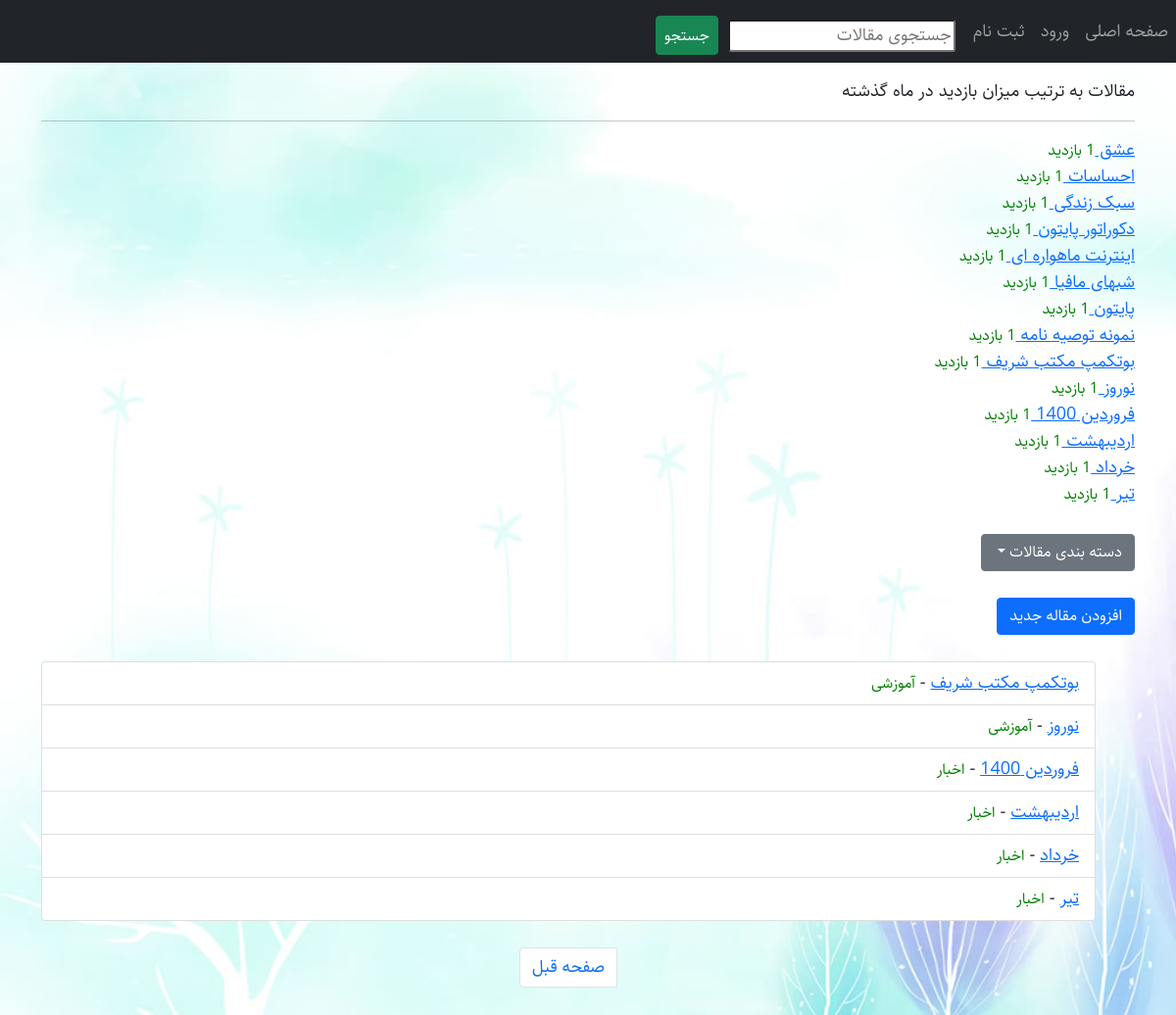
Screenshot of /?page=2 with the database file from the repository.
### myblog/models.py (models this page shows, shortened)
class Article(models.Model):
    STATUS = (
        ('draft', 'Draft'),
        ('publish', 'Publish')
    )
    title = models.CharField(max_length=120, verbose_name='عنوان')
    slug = models.SlugField(max_length=120, unique=True)
    body = RichTextUploadingField(blank=True, null=True, verbose_name='بدنه مقاله')
    category = models.ManyToManyField(Category, related_name='articles', verbose_name='دسته بندی')
    publish_time = models.DateTimeField(default=timezone.now, verbose_name='زمان انتشار')
    created = models.DateTimeField(auto_now_add=True)
    updated = models.DateTimeField(auto_now=True)
    status = models.CharField(max_length=100, choices=STATUS, default='draft', verbose_name='وضعیت')
    writer = models.ForeignKey(User, on_delete=models.CASCADE, verbose_name='نویسنده')
    objects = PublishedArticleManager()
    hits = models.ManyToManyField(IPAddress, blank=True, through='ArticleHit', related_name='hits')
    class Meta:
        verbose_name = 'مقاله'
        verbose_name_plural = 'مقالات'
    def jpublish(self):
        return jalali_convertor(self.publish_time)
    jpublish.short_description = 'زمان انتشار'
    def get_absolute_url(self):
        return reverse('myblog:article_detail', args=[self.id, self.slug])
    def category_published(self):
        return self.category.filter(status=True)

class Category(models.Model):
    title = models.CharField(max_length=200)
    slug = models.SlugField(max_length=100, unique=True)
    status = models.BooleanField(default=True)
    position = models.IntegerField()
    class Meta:
        verbose_name = 'دسته بندی'
        verbose_name_plural = 'دسته بندی ها'
        ordering = ('position',)
    def get_absolute_url(self):
        return reverse('myblog:category', args=[self.slug])

### myblog/views.py (the view)
# urls.py: path('', views.all_articles, name='all_articles'),
def all_articles(request):
    last_month = datetime.today() - timedelta(days=30)
    all_articles = Article.objects.published()
    paginator = Paginator(all_articles, 8)
    page = request.GET.get('page')
    articles = paginator.get_page(page)
    categories = Category.objects.filter(status=True)
    popular_articles = Article.objects.published().annotate(count=Count('hits', filter=Q(articlehit__created__gt=last_month))).order_by('-count')
    context = {'categories': categories,
               'articles': articles,
               'popular_articles': popular_articles}
    return render(request, 'myblog/all_articles.html', context)

### myblog/models.py (called while the page is built)
    def published(self):
        return self.filter(status='publish')

### myblog/templates/myblog/all_articles.html (shortened to what this page needs)
{% extends 'base.html' %}
{% load static %}
{% block custom_tags %}
<link href="{% static 'myblog/css/style.css' %}" rel="stylesheet">
<link href="{% static 'myblog/css/rtl.css' %}" rel="stylesheet">
{% endblock %}
{% block content %}
<div class='popular-articles'>
    <p>مقالات به ترتیب میزان بازدید در ماه گذشته</p>
    <hr>
    {% for article in popular_articles %}
    <div>
        <a href="{% url 'myblog:article_detail' article.id article.slug %}">{{ article.title }}  </a><small>{{ article.hits.count }} بازدید</small>
    </div>
    {% endfor %}
</div><br/>
<div class="dropdown">
  <button class="btn btn-secondary dropdown-toggle" type="button" id="dropdownMenuButton1" data-bs-toggle="dropdown" aria-expanded="false">
دسته بندی مقالات  </button>
</div>
<br/>
<a href="{% url 'myblog:article_create' %}" class="btn btn-primary">افزودن مقاله جدید</a>
<br/><br/>
    <ul class="list-group">
    {% for article in articles %}
         <li class="list-group-item"><a href="{{ article.get_absolute_url }}">{{ article.title }}</a> -
             <small>{% for c in article.category_published.all %}
            {{ c.title }}
            {% endfor %}</small>
         </li>
    {% endfor %}
    </ul><br/>
<nav aria-label="Page navigation example">
  <ul class="pagination justify-content-center">
    <li class="page-item">
         {% if articles.has_previous %}
      <a class="page-link" href="{% url 'myblog:all_articles' %}?page={{ articles.previous_page_number }}" tabindex="-1">صفحه قبل</a>
        {% endif %}
    </li>
  </ul>
</nav>
<br/>
{% endblock %}

### static/myblog/css/rtl.css (style rules this page uses)
body { direction: rtl; text-align: right; font-family: "Sahel"; font-size: 18px; }

### static/myblog/css/style.css (style rules this page uses)
small { color : green; }
body { background-image: url('../img/background.jpg'); background-size:cover; }

### rows the page displays
Article: title "عشق"
Article: title "احساسات"
Article: title "سبک زندگی"
Article: title "دکوراتور پایتون"
Article: title "اینترنت ماهواره ای"
Article: title "شبهای مافیا"
Article: title "پایتون"
Article: title "نمونه توصیه نامه"
Article: title "بوتکمپ مکتب شریف"
Article: title "نوروز"
Article: title "فروردین 1400"
Article: title "اردیبهشت"
Article: title "خرداد"
Article: title "تیر"
Category: title "آموزشی"
Category: title "اخبار"
